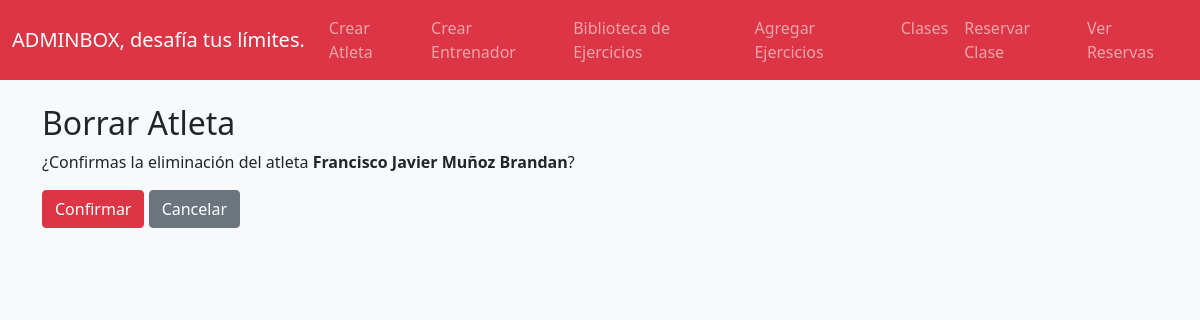
The page /borrar_atleta/1/ on the database as committed earlier.
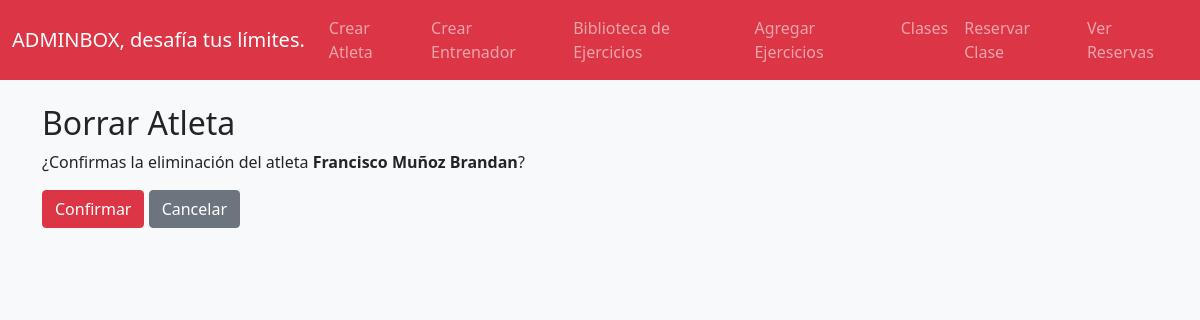
The same page on the database as committed later.
### gym_app/models.py (models this page shows, shortened)
class Atleta(models.Model):
    nombre = models.CharField(max_length=50)
    apellido = models.CharField(max_length=50)
    email = models.EmailField(max_length=100)
    plan = models.IntegerField(choices=Categoria.Planes)

### gym_app/views.py (the view)
# urls.py: path('borrar_atleta/<int:pk>/', views.borrar_atleta, name='borrar_atleta'),
def borrar_atleta(request, pk):
    atleta = get_object_or_404(Atleta, pk=pk)
    if request.method == 'POST':
        atleta.delete()
        return redirect('menu')
    return render(request, 'delete_atleta.html', {'atleta': atleta})

### gym_app/templates/delete_atleta.html (shortened to what this page needs)
{% extends 'base.html' %}
{% block content %}
  <h2>Borrar Atleta</h2>
  <p>¿Confirmas la eliminación del atleta <strong>{{ atleta.nombre }} {{ atleta.apellido }}</strong>?</p>
  <form method="POST">
    <button class="btn btn-danger" type="submit">Confirmar</button>
    <a class="btn btn-secondary" href="{% url 'menu' %}">Cancelar</a>
  </form>
{% endblock %}

Rows that differ between the two databases and show on the page:
changed Atleta "Muñoz Brandan": nombre "Francisco Javier" → "Francisco"
